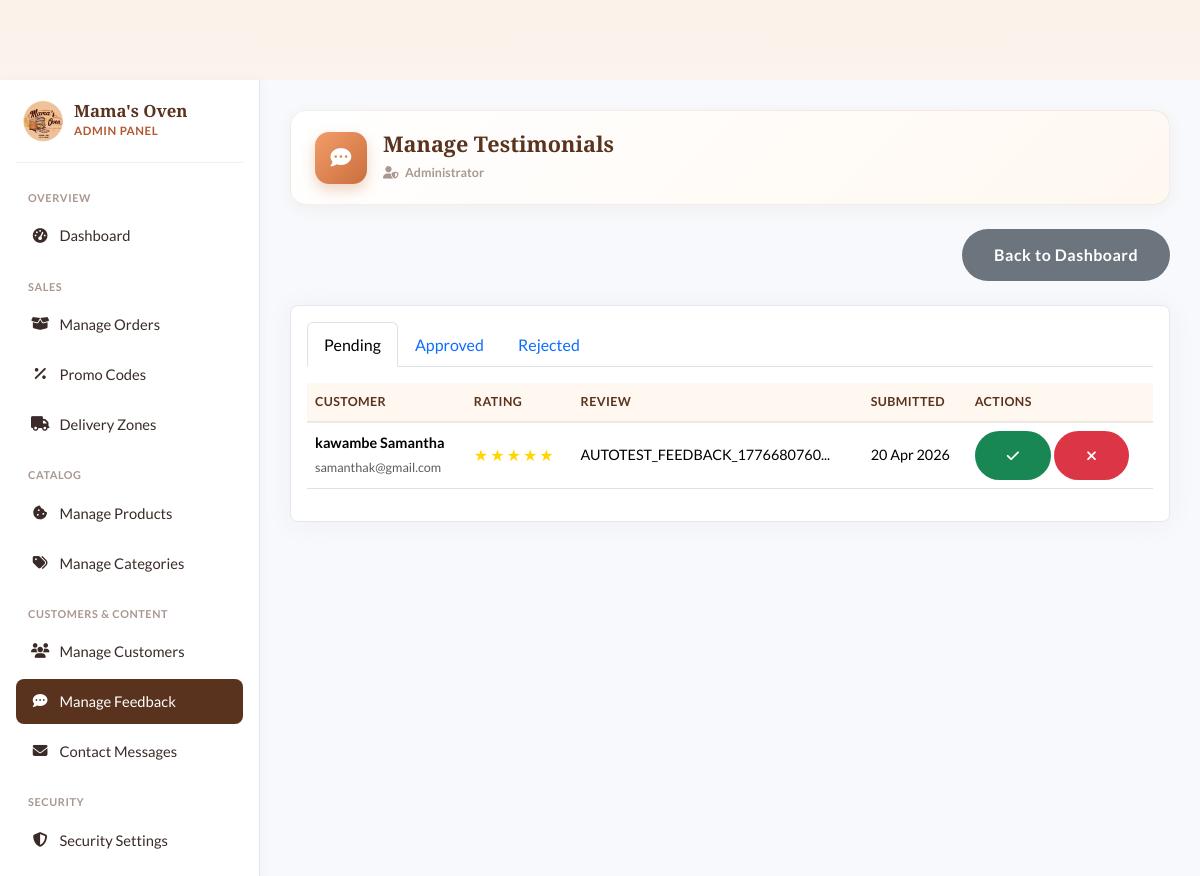
The app's page /admin/testimonials.php (signed in), older data.
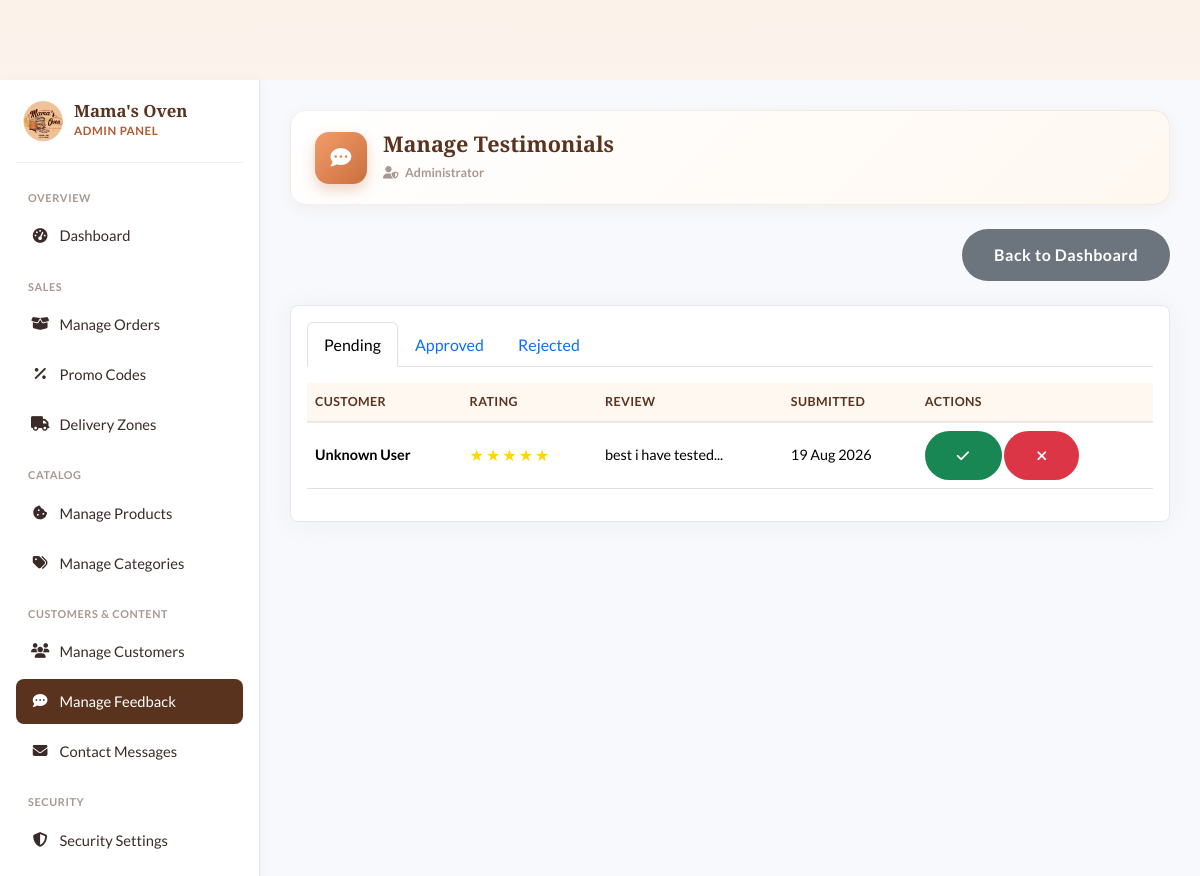
The same page, newer data.
### tables this page shows
CREATE TABLE `testimonials` (
  `id` int(11) NOT NULL AUTO_INCREMENT,
  `user_id` int(11) DEFAULT NULL,
  `name` varchar(100) NOT NULL,
  `email` varchar(100) DEFAULT NULL,
  `message` text NOT NULL,
  `rating` int(1) NOT NULL CHECK (`rating` >= 1 and `rating` <= 5),
  `status` enum('pending','approved','rejected') DEFAULT 'pending',
  `created_at` timestamp NULL DEFAULT current_timestamp(),
  PRIMARY KEY (`id`),
  KEY `user_id` (`user_id`),
  KEY `status` (`status`),
  CONSTRAINT `testimonials_ibfk_1` FOREIGN KEY (`user_id`) REFERENCES `users` (`id`) ON DELETE SET NULL
);

CREATE TABLE `users` (
  `id` int(11) NOT NULL AUTO_INCREMENT,
  `username` varchar(50) NOT NULL,
  `email` varchar(100) NOT NULL,
  `password` varchar(255) NOT NULL,
  `full_name` varchar(100) NOT NULL,
  `phone` varchar(30) NOT NULL DEFAULT '',
  `address` varchar(255) DEFAULT NULL,
  `role` enum('admin','customer') NOT NULL DEFAULT 'customer',
  `created_at` timestamp NULL DEFAULT current_timestamp(),
  `verification_code` varchar(10) DEFAULT NULL,
  `is_verified` tinyint(1) DEFAULT 0,
  `two_factor_secret` varchar(32) DEFAULT NULL,
  `two_factor_enabled` tinyint(1) NOT NULL DEFAULT 0,
  `two_factor_method` enum('totp','email') DEFAULT NULL,
  `email_otp_code` varchar(10) DEFAULT NULL,
  `email_otp_expires` datetime DEFAULT NULL,
  PRIMARY KEY (`id`),
  UNIQUE KEY `username` (`username`),
  UNIQUE KEY `email` (`email`)
);

### admin/testimonials.php (the view, shortened to what this page needs)
<?php
require_once __DIR__ . '/includes/header.php';
try {
    $stmt = $pdo->query("
        SELECT t.*, u.full_name as user_name, u.email as user_email
        FROM testimonials t
        LEFT JOIN users u ON t.user_id = u.id
        ORDER BY t.created_at DESC
    ");
    $testimonials = $stmt->fetchAll();
} catch (PDOException $e) {
    $testimonials = [];
    $error_message = "Failed to fetch testimonials: " . $e->getMessage();
}
?>
<div class="d-flex justify-content-end align-items-center mb-4">
    <a href="dashboard.php" class="btn btn-secondary">Back to Dashboard</a>
</div>
<div class="card shadow">
    <div class="card-body">
        <ul class="nav nav-tabs mb-3">
            <li class="nav-item">
                <a class="nav-link active" href="#pending" data-bs-toggle="tab">Pending</a>
            </li>
            <li class="nav-item">
                <a class="nav-link" href="#approved" data-bs-toggle="tab">Approved</a>
            </li>
            <li class="nav-item">
                <a class="nav-link" href="#rejected" data-bs-toggle="tab">Rejected</a>
            </li>
        </ul>
        <div class="tab-content">
            <div class="tab-pane fade show active" id="pending">
                <?php
                $pending = array_filter($testimonials, fn($t) => $t['status'] === 'pending');
                if (empty($pending)):
                ?>
                    <p class="text-muted">No pending testimonials.</p>
                <?php else: ?>
                    <div class="table-responsive">
                        <table class="table table-hover align-middle">
                            <thead>
                                <tr>
                                    <th>Customer</th>
                                    <th>Rating</th>
                                    <th>Review</th>
                                    <th>Submitted</th>
                                    <th>Actions</th>
                                </tr>
                            </thead>
                            <tbody>
                                <?php foreach ($pending as $testimonial): ?>
                                <tr>
                                    <td>
                                        <strong><?php echo htmlspecialchars($testimonial['user_name'] ?? 'Unknown User'); ?></strong><br>
                                        <small class="text-muted"><?php echo htmlspecialchars($testimonial['user_email'] ?? ''); ?></small>
                                    </td>
                                    <td>
                                        <span class="stars" style="color: #FFD700;">
                                            <?php for ($i = 0; $i < $testimonial['rating']; $i++): ?>★<?php endfor; ?>
                                        </span>
                                    </td>
                                    <td><?php echo mb_substr(htmlspecialchars($testimonial['content'] ?? $testimonial['content'] ?? $testimonial['message'] ?? '' ?? ''), 0, 50) . '...'; ?></td>
                                    <td><?php echo date('d M Y', strtotime($testimonial['created_at'])); ?></td>
                                    <td>
                                        <button type="button" onclick="document.getElementById('approve-testimonial-<?php echo $testimonial['id']; ?>').submit()" class="btn btn-sm btn-success" title="Approve">
                                            <i class="fas fa-check"></i>
                                        </button>
                                        <button type="button" onclick="document.getElementById('reject-testimonial-<?php echo $testimonial['id']; ?>').submit()" class="btn btn-sm btn-danger" title="Reject">
                                            <i class="fas fa-times"></i>
                                        </button>
                                    </td>
                                </tr>
                                <?php endforeach; ?>
                            </tbody>
                        </table>
                    </div>
                <?php endif; ?>
            </div>
        </div>
    </div>
</div>
<?php require_once __DIR__ . '/includes/footer.php'; ?>

Row changes from the older to the newer data that the page shows:
no longer on this page (row edited): testimonials: user.full_name "kawambe Samantha", user.email "samanthak@gmail.com", rating 5 (drawn), message "AUTOTEST_FEEDBACK_1776680760", created_at "20 Apr 2026"
added testimonials: user_name "Unknown User", rating 5 (drawn), message "best i have tested", created_at "19 Aug 2026"
